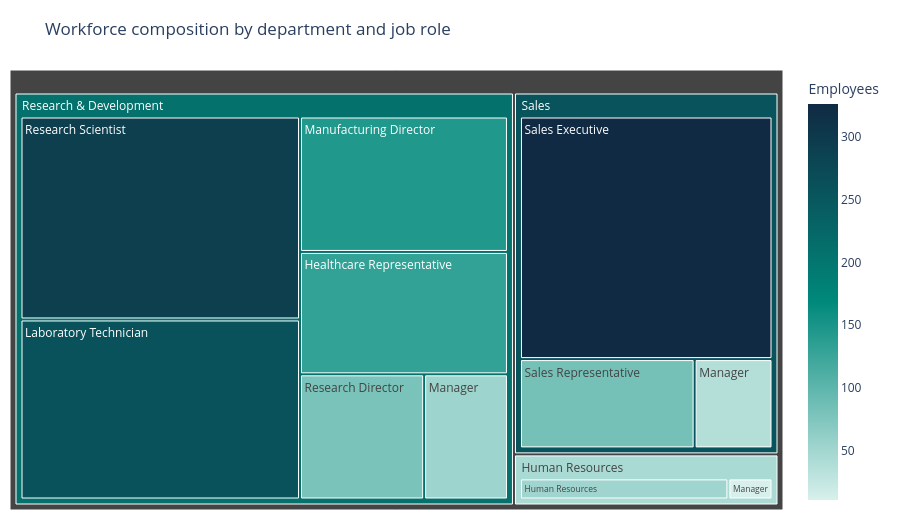

The cell this chart's notebook holds for it:
### Markdown cell above
## Visualisation 1: Workforce Composition

This treemap shows how employees are distributed across departments and job roles.

### Code cell
composition = (
    data.groupby(["Department", "JobRole"], as_index=False)
    .size()
    .rename(columns={"size": "Employees"})
    .sort_values("Employees", ascending=False)
)

fig = px.treemap(
    composition,
    path=["Department", "JobRole"],
    values="Employees",
    color="Employees",
    color_continuous_scale=["#d8f0ec", TEAL, "#102a43"],
    title="Workforce composition by department and job role",
    template=PLOT_TEMPLATE,
)
fig.update_layout(height=520, margin=dict(t=70, l=10, r=10, b=10))
fig.show()

### Figure 1 — Plotly figure (JSON) as saved in the notebook; plotly's stock layout.template omitted (floating-point values rounded to 4 significant figures)
{"data": [{"branchvalues": "total", "customdata": [[326.0], [292.0], [259.0], [145.0], [131.0], [83.0], [80.0], [54.0], [52.0], [37.0], [11.0], [256.8], [208.0], [44.84]], "domain": {"x": [0, 1], "y": [0, 1]}, "hovertemplate": "labels=%{label}<br>Employees_sum=%{value}<br>parent=%{parent}<br>id=%{id}<br>Employees=%{color}<extra></extra>", "ids": ["Sales/Sales Executive", "Research & Development/Research Scientist", "Research & Development/Laboratory Technician", "Research & Development/Manufacturing Director", "Research & Development/Healthcare Representative", "Sales/Sales Representative", "Research & Development/Research Director", "Research & Development/Manager", "Human Resources/Human Resources", "Sales/Manager", "Human Resources/Manager", "Sales", "Research & Development", "Human Resources"], "labels": ["Sales Executive", "Research Scientist", "Laboratory Technician", "Manufacturing Director", "Healthcare Representative", "Sales Representative", "Research Director", "Manager", "Human Resources", "Manager", "Manager", "Sales", "Research & Development", "Human Resources"], "marker": {"coloraxis": "coloraxis", "colors": [326.0, 292.0, 259.0, 145.0, 131.0, 83.0, 80.0, 54.0, 52.0, 37.0, 11.0, 256.8, 208.0, 44.84]}, "name": "", "parents": ["Sales", "Research & Development", "Research & Development", "Research & Development", "Research & Development", "Sales", "Research & Development", "Research & Development", "Human Resources", "Sales", "Human Resources", "", "", ""], "type": "treemap", "values": [326.0, 292.0, 259.0, 145.0, 131.0, 83.0, 80.0, 54.0, 52.0, 37.0, 11.0, 446.0, 961.0, 63.0]}], "layout": {"coloraxis": {"autocolorscale": false, "colorbar": {"title": {"text": "Employees"}}, "colorscale": [[0, "#d8f0ec"], [0.5, "#00897b"], [1, "#102a43"]]}, "height": 520, "legend": {"tracegroupgap": 0}, "margin": {"b": 10, "l": 10, "r": 10, "t": 70}, "title": {"text": "Workforce composition by department and job role"}}}
